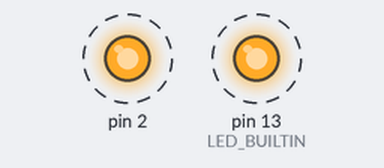
This sketch was run on a simulated Arduino Nano Every. On the bench: output pins drawn as LEDs (lit = HIGH). Dashed ring = blinking.

Above: at 0.05 s.
Timing chart, 0 to 3.0 s (numbered marks = the images above):
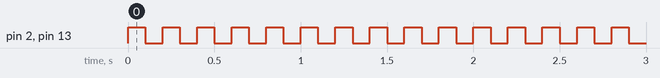

Measured:
- by itself, pin 2, pin 13 (LED_BUILTIN): alternates HIGH for 0.10 s and LOW for 0.10 s

The sketch:

z80-clock.ino
```cpp
// clock signal for Z80
// Arduino Nano Every

void setup() {
  pinMode(LED_BUILTIN, OUTPUT);
  pinMode(2, OUTPUT);
}

void loop() {
  digitalWrite(LED_BUILTIN, HIGH);
  digitalWrite(2, HIGH);
  delay(100);
  digitalWrite(LED_BUILTIN, LOW);
  digitalWrite(2, LOW);
  delay(100);
}
```
